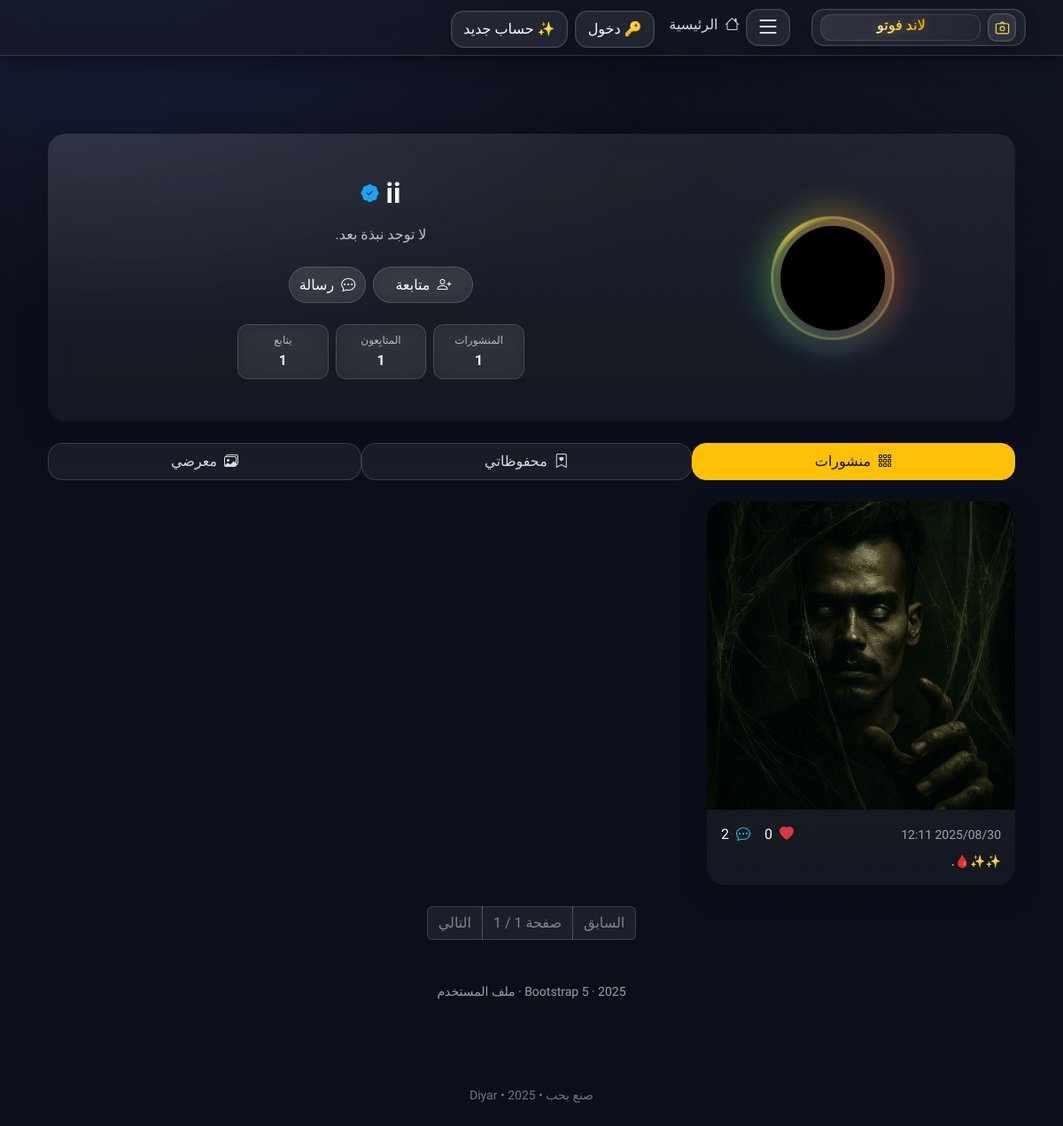
/u/ii, run on the app's committed database.
### app.py (models this page shows, shortened)
class User(UserMixin, db.Model):
    __tablename__="users"
    id=db.Column(db.Integer, primary_key=True)
    username=db.Column(db.String(32), unique=True, nullable=False, index=True)
    email=db.Column(db.String(120), unique=True)
    password_hash=db.Column(db.String(255), nullable=False)
    display_name=db.Column(db.String(80))
    bio=db.Column(db.String(280))
    avatar_file=db.Column(db.String(255))
    notify_likes=db.Column(db.Boolean, default=True)
    notify_comments=db.Column(db.Boolean, default=True)
    notify_follows=db.Column(db.Boolean, default=True)
    last_seen=db.Column(db.DateTime, default=dt.datetime.utcnow, index=True)
    photos=db.relationship("Photo", backref="author", lazy="dynamic")
    given_likes=db.relationship("Like", backref="user", lazy="dynamic", cascade="all, delete-orphan")
    bookmarks=db.relationship("Bookmark", backref="user", lazy="dynamic", cascade="all, delete-orphan")
    comments=db.relationship("Comment", backref="user", lazy="dynamic", cascade="all, delete-orphan")
    following=db.relationship(
        "User", secondary="follows",
        primaryjoin=id==Follow.follower_id,
        secondaryjoin=id==Follow.followed_id,
        backref=db.backref("followers", lazy="dynamic"),
        lazy="dynamic"
    )
    @property
    def avatar_url(self):
        if self.avatar_file and (AVATAR_DIR/self.avatar_file).exists():
            return url_for("static", filename=f"avatars/{self.avatar_file}")
        return url_for("static", filename="avatars/default.png")

class Photo(db.Model):
    __tablename__="photos"
    id=db.Column(db.Integer, primary_key=True)
    user_id=db.Column(db.Integer, db.ForeignKey("users.id"), nullable=False)
    caption=db.Column(db.Text)
    tags=db.Column(db.String(240))
    allow_comments=db.Column(db.Boolean, default=True)
    allow_share=db.Column(db.Boolean, default=True)
    created_at=db.Column(db.DateTime, default=dt.datetime.utcnow, index=True)
    images=db.relationship("PhotoImage", backref="photo", cascade="all, delete-orphan")
    likes=db.relationship("Like", backref="photo", cascade="all, delete-orphan")
    comments=db.relationship("Comment", backref="photo", cascade="all, delete-orphan")
    bookmarks=db.relationship("Bookmark", backref="photo", cascade="all, delete-orphan")
    @property
    def like_count(self): return len(self.likes)
    @property
    def comment_count(self): return len(self.comments)

class PhotoImage(db.Model):
    __tablename__="photo_images"
    id=db.Column(db.Integer, primary_key=True)
    photo_id=db.Column(db.Integer, db.ForeignKey("photos.id"), nullable=False)
    filename=db.Column(db.String(255), nullable=False)
    thumbfile=db.Column(db.String(255), nullable=False)
    @property
    def thumb_url(self): return url_for("static", filename=f"thumbs/{self.thumbfile}")

### app.py (the view)
@app.route("/u/<username>")
def profile(username):
    user=User.query.filter_by(username=username).first_or_404()
    page=max(int(request.args.get("page",1)),1)
    q=Photo.query.filter_by(user_id=user.id).order_by(Photo.created_at.desc())
    photos=q.paginate(page=page, per_page=9, error_out=False)
    stats=dict(
        posts=q.count(),
        followers=user.followers.count(),
        following=user.following.count(),
        comments=Comment.query.filter_by(user_id=user.id).count()
    )
    return render_template("user_profile.html", user=user, photos=photos.items, stats=stats, pagination=photos)

### templates/user_profile.html (shortened to what this page needs)
{% extends "base.html" %}
{% block content %}
<div class="container py-5">
  <div class="row justify-content-center">
    <div class="col-12 col-xxl-10">
      <div class="card glass-card border-0 overflow-hidden mb-4">
        <div class="card-body p-4 p-md-5">
          <div class="row g-4 align-items-center">
            <div class="col-12 col-md-4 d-flex justify-content-center">
              <div class="avatar-frame position-relative">
                <img id="profileAvatar" src="{{ user.avatar_url }}" alt="{{ user.username }}">
              </div>
            </div>
            <div class="col-12 col-md-8">
              <div class="d-flex justify-content-center">
                <h2 class="fw-bold m-0 text-contrast d-flex align-items-center gap-2 flex-wrap justify-content-center">
                  {{ user.display_name or user.username }}
                  <i class="bi bi-patch-check-fill verify-badge" title="موثّق"></i>
                </h2>
              </div>
              <div class="text-light-70 text-center mt-3 mb-4">{{ user.bio or 'لا توجد نبذة بعد.' }}</div>
              <div class="d-flex flex-wrap gap-2 mb-4 justify-content-center">
                {% if current_user.is_authenticated and current_user.id == user.id %}
                  <a href="{{ url_for('settings') }}" class="btn btn-glass rounded-pill">
                    <i class="bi bi-sliders me-1"></i> الإعدادات
                  </a>
                  <a href="{{ url_for('upload') }}" class="btn btn-warning text-dark rounded-pill">
                    <i class="bi bi-plus-circle me-1"></i> منشور جديد
                  </a>
                {% else %}
                  <button id="followBtn" class="btn btn-glass rounded-pill px-4" data-username="{{ user.username }}">
                    <i class="bi bi-person-plus me-1"></i> متابعة
                  </button>
                  <a class="btn btn-glass rounded-pill" href="{{ url_for('search') }}?q=@{{ user.username }}">
                    <i class="bi bi-chat-dots me-1"></i> رسالة
                  </a>
                {% endif %}
              </div>
              <div class="row g-2 justify-content-center">
                <div class="col-4 col-sm-3 col-lg-2">
                  <div class="mini-rect text-center">
                    <div class="mini-label">المنشورات</div>
                    <div class="mini-val">{{ stats.posts }}</div>
                  </div>
                </div>
                <div class="col-4 col-sm-3 col-lg-2">
                  <div class="mini-rect text-center">
                    <div class="mini-label">المتابِعون</div>
                    <div class="mini-val">{{ stats.followers }}</div>
                  </div>
                </div>
                <div class="col-4 col-sm-3 col-lg-2">
                  <div class="mini-rect text-center">
                    <div class="mini-label">يتابع</div>
                    <div class="mini-val">{{ stats.following }}</div>
                  </div>
                </div>
              </div>
            </div>
          </div>
        </div>
      </div>
      <ul class="nav nav-pills nav-fill glass-tabs rounded-4 mb-4">
        <li class="nav-item">
          <span class="nav-link active"><i class="bi bi-grid-3x3-gap me-1"></i> منشورات</span>
        </li>
        <li class="nav-item">
          <a class="nav-link" href="{{ url_for('saved') }}"><i class="bi bi-bookmark-heart me-1"></i> محفوظاتي</a>
        </li>
        <li class="nav-item">
          <a class="nav-link" href="{{ url_for('my_gallery') }}"><i class="bi bi-images me-1"></i> معرضي</a>
        </li>
      </ul>
      {% if photos %}
      <div class="row g-4">
        {% for p in photos %}
          {% set img = (p.images[0] if p.images and p.images|length>0 else None) %}
          <div class="col-12 col-sm-6 col-lg-4">
            <div class="card glass-card photo-card border-0 overflow-hidden h-100">
              {% if img %}
                <a href="{{ url_for('home') }}#post-{{ p.id }}" class="ratio ratio-1x1">
                  <img src="{{ img.thumb_url }}" class="w-100 h-100 object-fit-cover" alt="photo {{ p.id }}">
                </a>
              {% else %}
                <div class="ratio ratio-1x1 d-flex align-items-center justify-content-center text-light-60">
                  لا توجد صورة
                </div>
              {% endif %}
              <div class="card-body p-3">
                <div class="d-flex align-items-center justify-content-between">
                  <div class="small text-light-60">{{ format_time(p.created_at) }}</div>
                  <div class="d-flex align-items-center gap-3">
                    <span class="text-contrast"><i class="bi bi-heart-fill text-danger me-1"></i> {{ p.like_count }}</span>
                    <span class="text-contrast"><i class="bi bi-chat-dots text-info me-1"></i> {{ p.comment_count }}</span>
                  </div>
                </div>
                {% if p.caption %}
                <div class="mt-2 text-contrast small">{{ p.caption }}</div>
                {% endif %}
              </div>
            </div>
          </div>
        {% endfor %}
      </div>
      {% else %}
        <div class="text-center text-light-60 py-5">لا توجد منشورات بعد.</div>
      {% endif %}
      {% if pagination %}
      <nav class="mt-4 d-flex justify-content-center">
        <ul class="pagination pagination-glass m-0">
          <li class="page-item {% if not pagination.has_prev %}disabled{% endif %}">
            <a class="page-link" href="{{ url_for('profile', username=user.username, page=pagination.prev_num) if pagination.has_prev else '#' }}">السابق</a>
          </li>
          <li class="page-item disabled"><span class="page-link">صفحة {{ pagination.page }} / {{ pagination.pages }}</span></li>
          <li class="page-item {% if not pagination.has_next %}disabled{% endif %}">
            <a class="page-link" href="{{ url_for('profile', username=user.username, page=pagination.next_num) if pagination.has_next else '#' }}">التالي</a>
          </li>
        </ul>
      </nav>
      {% endif %}
      <div class="text-center mt-5 text-light-60 small">Bootstrap 5 · {{ now.year }} · ملف المستخدم</div>
    </div>
  </div>
</div>
{% endblock %}

### templates/base.html (shortened to what this page needs)
{% set TITLE = title or "لاند فوتو" %}
<!doctype html>
<html lang="ar" dir="rtl">
<head>
  <link href="https://cdn.jsdelivr.net/npm/bootstrap@5.3.3/dist/css/bootstrap.rtl.min.css" rel="stylesheet">
  <link href="https://cdn.jsdelivr.net/npm/bootstrap-icons@1.11.3/font/bootstrap-icons.css" rel="stylesheet">
  <link href="{{ url_for('static', filename='css/theme.css') }}" rel="stylesheet">
  <link href="{{ url_for('static', filename='css/glass.css') }}" rel="stylesheet">
  <link href="{{ url_for('static', filename='css/landphoto.extras.css') }}?v=2" rel="stylesheet">
  <link href="{{ url_for('static', filename='css/feed.css') }}" rel="stylesheet">
  <link href="{{ url_for('static', filename='css/comments.css') }}" rel="stylesheet">
</head>
<body class="bg-dark-gradient text-light">
  <nav class="navbar navbar-expand-lg sticky-top glass-nav py-2">
    <div class="container">
      <div class="d-flex align-items-center gap-2 order-0">
        <a class="navbar-brand p-0 brand-wrap" href="{{ url_for('home') }}">
          <span class="brand-shell">
            <span class="cam">
              <svg viewBox="0 0 24 24" fill="none" stroke="#ffd54d" stroke-width="1.5" stroke-linecap="round" stroke-linejoin="round">
                <rect x="3" y="6" width="18" height="14" rx="2" />
                <path d="M9 6l1.5-2h3L15 6" />
                <circle cx="12" cy="13" r="3.1" />
              </svg>
            </span>
            <span class="brand-badge">
              <svg class="brand-svg" viewBox="0 0 200 30" preserveAspectRatio="xMidYMid meet">
                <text x="100" y="15">لاند فوتو</text>
              </svg>
            </span>
          </span>
        </a>
        <button id="menuToggle" class="navbar-toggler btn-glass-toggle d-inline-flex align-items-center"
                type="button" data-bs-toggle="collapse" data-bs-target="#nav"
                aria-controls="nav" aria-expanded="false" aria-label="Toggle navigation">
          <i class="bi bi-list fs-3"></i>
        </button>
      </div>
      <div class="collapse navbar-collapse order-1" id="nav">
        <ul class="navbar-nav me-auto gap-lg-2">
          <li class="nav-item">
            <a class="nav-link" href="{{ url_for('home') }}">
              <i class="bi bi-house me-1"></i> الرئيسية
            </a>
          </li>
          {% if current_user.is_authenticated %}
            <li class="nav-item"><a class="nav-link" href="{{ url_for('upload') }}"><i class="bi bi-cloud-upload me-1"></i> رفع صورة</a></li>
            <li class="nav-item">
              <a class="nav-link position-relative" href="{{ url_for('notifications_page') }}">
                <i class="bi bi-bell"></i> الإشعارات
                {% if unread_notifications and unread_notifications>0 %}
                  <span class="position-absolute top-0 start-100 translate-middle badge rounded-pill bg-warning text-dark">{{ unread_notifications }}</span>
                {% endif %}
              </a>
            </li>
            <li class="nav-item"><a class="nav-link" href="{{ url_for('saved') }}"><i class="bi bi-bookmark-heart me-1"></i> محفوظاتي</a></li>
            <li class="nav-item"><a class="nav-link" href="{{ url_for('profile', username=current_user.username) }}"><i class="bi bi-person-badge me-1"></i> ملفي</a></li>
            <li class="nav-item"><a class="nav-link" href="{{ url_for('settings') }}"><i class="bi bi-gear me-1"></i> الإعدادات</a></li>
            <li class="nav-item"><a class="nav-link" href="{{ url_for('chat_inbox') }}"><i class="bi bi-chat-dots"></i> الرسائل</a></li>
            <li><hr class="glass-divider"></li>
            <li class="nav-item"><a class="nav-link text-danger" href="{{ url_for('auth_logout') }}"><i class="bi bi-box-arrow-right me-1"></i> تسجيل خروج</a></li>
          {% else %}
            <li class="nav-item"><a class="nav-glass-btn" href="{{ url_for('auth_login') }}">🔑 دخول</a></li>
            <li class="nav-item"><a class="nav-glass-btn" href="{{ url_for('auth_register') }}">✨ حساب جديد</a></li>
          {% endif %}
        </ul>
      </div>
    </div>
  </nav>
  <main class="py-4"><div class="container">{% block content %}{% endblock %}</div></main>
  <footer class="py-4 text-center text-secondary small">صنع بحب • Diyar • {{ now.year }}</footer>
</body>
</html>

### data on the page
User: display_name "ii", bio "لا توجد نبذة بعد."
Photo: thumb_url (picture), created_at "2025/08/30 12:11", like_count "0", comment_count "2", caption "✨✨🩸."

### other printed values
{{ stats.posts }} "1"
{{ stats.followers }} "1"
{{ stats.following }} "1"
{{ pagination.pages }} "1"
